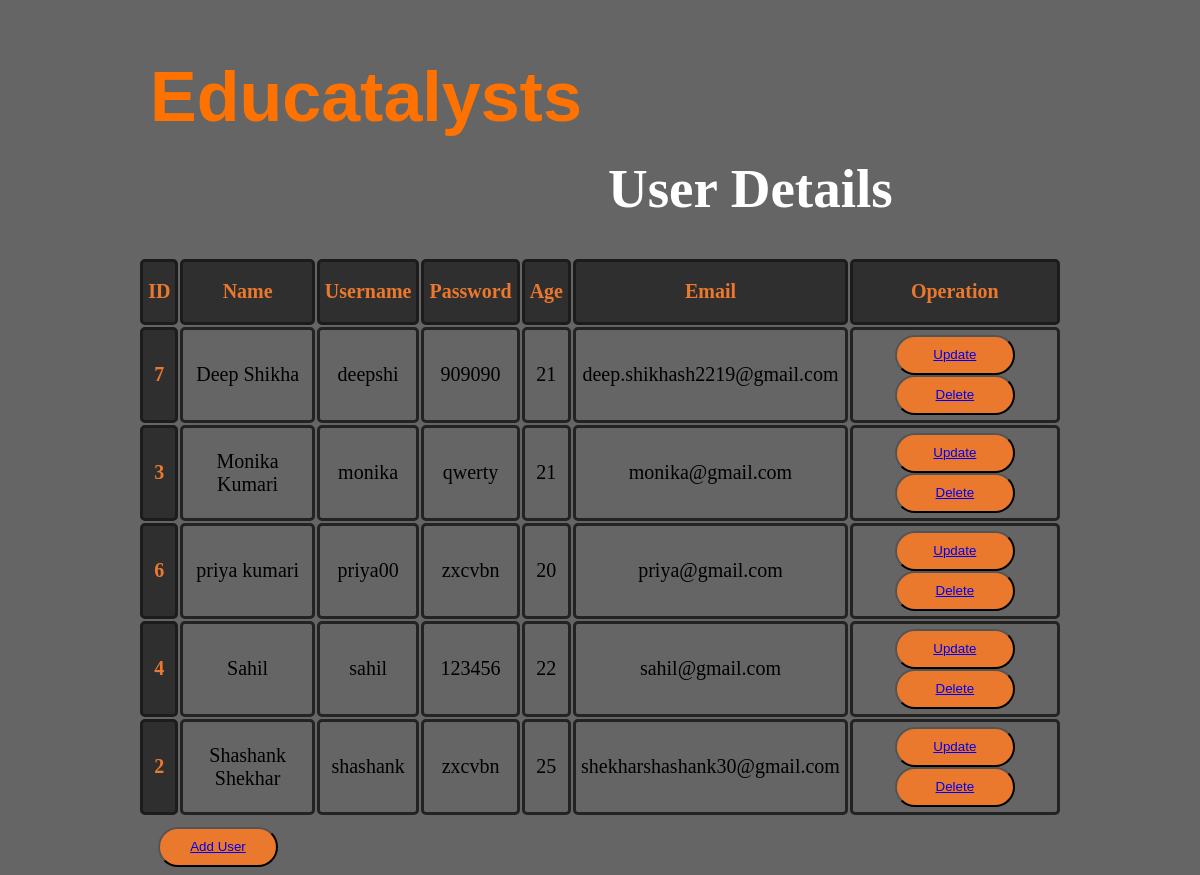
The page /Users/display.php on the database its author committed.
### tables this page shows
CREATE TABLE `userdetails` (
  `id` int(11) NOT NULL,
  `name` varchar(30) NOT NULL,
  `username` varchar(255) NOT NULL,
  `password` varchar(255) NOT NULL,
  `age` varchar(50) NOT NULL,
  `email` varchar(50) NOT NULL
);

### Users/display.php (the view, shortened to what this page needs)
<?php
include'connect.php';
?>
<!DOCTYPE html>
<html lang="en">
<head>
    <link href="displaystyle.css" type="text/css" rel="stylesheet">
</head>
<body>
<div>
    <h2 class="logo">Educatalysts</h2>
            </div>
    <div>
        <h1 class="content-1">User Details</h1>
</div>
    <div class="container">
        <table class="table">
            <thead>
                <tr>
                    <th scope="col">ID</th>
                    <th scope="col">Name</th>
                    <th scope="col">Username</th>
                    <th scope="col">Password</th>
                    <th scope="col">Age</th>
                    <th scope="col">Email</th>
                    <th scope="col">Operation</th>
                </tr>
            </thead>
            <tbody>
                <?php
                $sql = "Select * from `userdetails`";
                $result = mysqli_query($con,$sql);
                if($result){
                    while($row=mysqli_fetch_assoc($result)){
                        $id = $row['id'];
                        $name = $row['name'];
                        $username = $row['username'];
                        $password = $row['password'];
                        $age = $row['age'];
                        $email = $row['email'];
                        echo ' <tr>
                        <th scope="row">'.$id.'</th>
                        <td>'.$name.'</td>
                        <td>'.$username.'</td>
                        <td>'.$password.'</td>
                        <td>'.$age.'</td>
                        <td>'.$email.'</td>
                        <td>
                        <button class="button"><a href="update.php?updateid='.$id.'">Update</a></button>
                        <button class="button"><a href="delete.php?deleteid='.$id.'" >Delete</a></button>
                        </td>
                    </tr>';
                    }
                }
                ?>
                </tbody>
        </table>
        <button class="button1"><a href="user.php" >Add User</a></button>
    </div>
        </body>
</html>

### Users/displaystyle.css (style rules this page uses)
body { background-color: rgb(102, 101, 101); }
table { width: 78%; border-collapse: separate; margin: 10px auto; margin-top: 20px; text-align: center; }
table th { color: rgb(235, 121, 45); background-color: rgba(36, 34, 34, 0.8); border-color: rgba(29, 28, 28, 1); }
th, td { height: 50px; vertical-align: center; border: 2px solid rgba(29, 28, 28, 0.9); text-align: center; font-size: 20px; border-radius: 5px; border-width: 3px; padding: 5px; }
.button { height: 40px; width: 120px; border-radius: 25px; background-color: rgb(235, 121, 45); text-decoration: none; }
.button1 { height: 40px; width: 120px; border-radius: 25px; background-color: rgb(235, 121, 45); text-decoration: none; margin-left: 150px; }
.logo { color: #ff7200; font-size: 70px; font-family: Arial; padding-top: 15px; margin-top: 5px; position: absolute; left: 150px; }
.content-1 { color: white; padding-left: 600px; padding-top: 120px; font-size: 55px; }

### rows shown on the page
userdetails: id "7", name "Deep Shikha", username "deepshi", password "909090", age "21", email "deep.shikhash2219@gmail.com"
userdetails: id "3", name "Monika Kumari", username "monika", password "qwerty", age "21", email "monika@gmail.com"
userdetails: id "6", name "priya kumari", username "priya00", password "zxcvbn", age "20", email "priya@gmail.com"
userdetails: id "4", name "Sahil", username "sahil", password "123456", age "22", email "sahil@gmail.com"
userdetails: id "2", name "Shashank Shekhar", username "shashank", password "zxcvbn", age "25", email "shekharshashank30@gmail.com"
